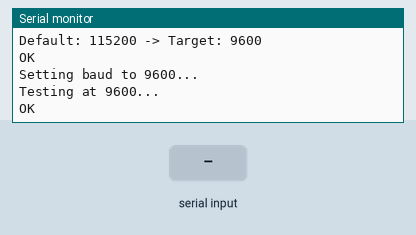
Simulated run of this sketch. Board: Arduino Uno, built with avr-gcc and run on an emulated ATmega328P. On the bench: the last lines printed to the serial monitor. The test bench sets the inputs (shaded band). The modem accepts every AT command (registered, SIM ready, sends succeed) and sends nothing else.

Above: at 3.6 s.
3.7 s: "1" received over the second serial link
At 4.0 s:
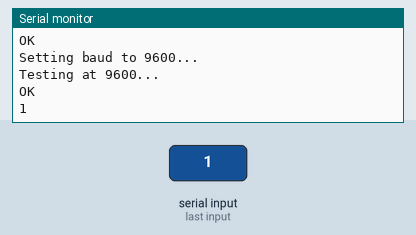
5.2 s: "0" received over the second serial link
At 6.4 s:
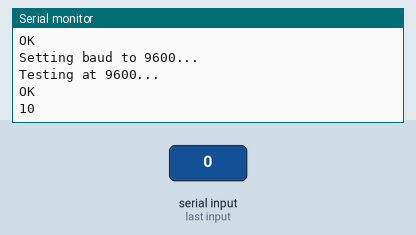

Measured:
- after the input at 3.7 s, the serial monitor: prints a new line at once (image 1)
- after the input at 5.2 s, the serial monitor: prints a new line at once (image 2)

The sketch:

GSM_Module_BaudRate_Set.ino
```cpp
//A6 Pro Serial GPRS GSM Module Baud Rate Configuration
//Default: 115200 bps -> Set to: 9600 bps

#include <SoftwareSerial.h>

// Connect RX to SIM800 U_TXD
// Connect TX to SIM800 U_RXD
SoftwareSerial gsmSerial(7, 8);

void setup() {
  Serial.begin(9600);
  delay(100);

  Serial.println(F("GSM Baud Rate Setup"));
  Serial.println(F("Default: 115200 -> Target: 9600"));
  Serial.println();

  // Try communicating at default baud rate
  gsmSerial.begin(115200);
  delay(200);

  // Send AT command to verify connection
  gsmSerial.println("AT");
  delay(300);

  // Clear buffer
  while(gsmSerial.available()) {
    Serial.write(gsmSerial.read());
  }

  Serial.println(F("\nSetting baud to 9600..."));
  delay(100);

  // Set baud rate to 9600
  gsmSerial.println("AT+IPR=9600");
  delay(500);

  // Save configuration
  gsmSerial.println("AT&W");
  delay(500);

  // Clear buffer
  while(gsmSerial.available()) {
    gsmSerial.read();
  }

  // Switch to 9600 baud
  gsmSerial.begin(9600);
  delay(200);

  Serial.println(F("Testing at 9600..."));
  gsmSerial.println("AT");
  delay(500);
}

void loop() {
  // Echo from module to serial monitor
  if (gsmSerial.available()) {
    Serial.write(gsmSerial.read());
  }

  // Echo from serial monitor to module
  if (Serial.available()) {
    gsmSerial.write(Serial.read());
  }
}
```
